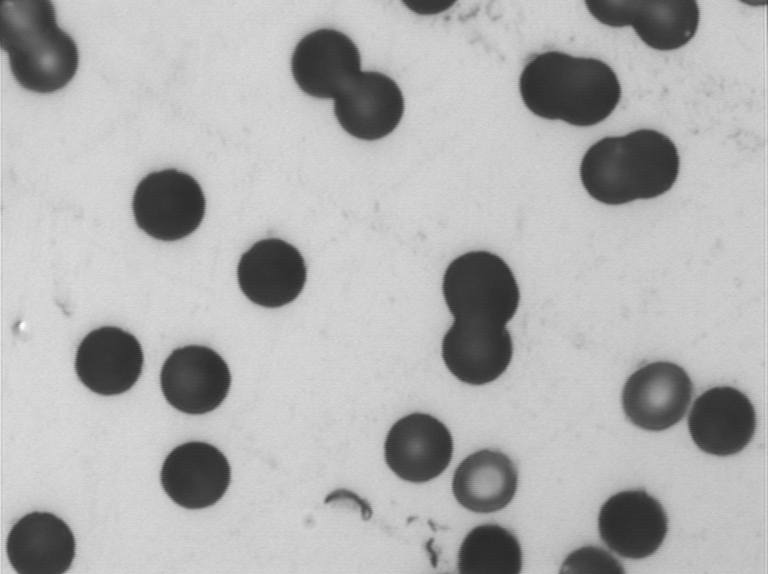
#> input picture pytracks/data/dap01.bmp, 768 x 574 px
$ python -i tools.py   (imports and definitions only)   (older library calls are emulated)
#> lines starting #> are read from the running program, lines starting #| are printed output that depends on the picture
#> further down, picture is the input picture: shape (574, 768); min 41, max 255, mean 175.8
"""
 PYTRACKS/TOOLS.PY

Copyright (C) Alexandre Fioravante de Siqueira, 2016

This file is part of pytracks.

pytracks is free software: you can redistribute it and/or
modify it under the terms of the GNU General Public License as published
by the Free Software Foundation, either version 3 of the License, or (at
your option) any later version.

This program is distributed in the hope that it will be useful,
but WITHOUT ANY WARRANTY; without even the implied warranty of
MERCHANTABILITY or FITNESS FOR A PARTICULAR PURPOSE.  See the
GNU General Public License for more details.

You should have received a copy of the GNU General Public License
along with this program.  If not, see <http://www.gnu.org/licenses/>.
"""

from sys import platform

from itertools import product
from math import atan2
from matplotlib import cm
from mpl_toolkits.mplot3d import Axes3D
from PIL import Image, ImageDraw, ImageFont
from scipy.ndimage.filters import gaussian_laplace
from skimage import img_as_ubyte, measure
from skimage.color import gray2rgb
from skimage.draw import circle, ellipse, ellipse_perimeter
from skimage.feature import canny
from skimage.io import imread
from skimage.measure import CircleModel, EllipseModel, find_contours, \
                            label, regionprops
from skimage.segmentation import clear_border

import numpy as np
import matplotlib.pyplot as plt


# [120 lines left out: functions acquire_dataset, angles_in_route, angles_between_points, clear_rd_border, not called in this run]


def edge_coordinates(image, alg='log', sigma=0.5):
    """Separates the edges of each area in the input image,
    returning the corresponding coordinates.

    Parameters
    ----------
    image : array
        Grayscale input image.
    alg : string, optional (default : 'log')
        Algorithm used to extract edges. Accepts the values 'log', for
        Laplacian of Gaussian, and 'canny', for Canny. Default is 'log'.
    sigma : float, optional (default : 0.5)
        Sigma value used on the algorithm.

    Returns
    -------
    regions : array
        Array containing the regions separated by labeled region.
    edges : list
        List containing the coordinates to the edge points, separated
        according to their region.
    """
#> called with alg = 'log', sigma = 0.5

    img_label, num_regions = measure.label(image, return_num=True)
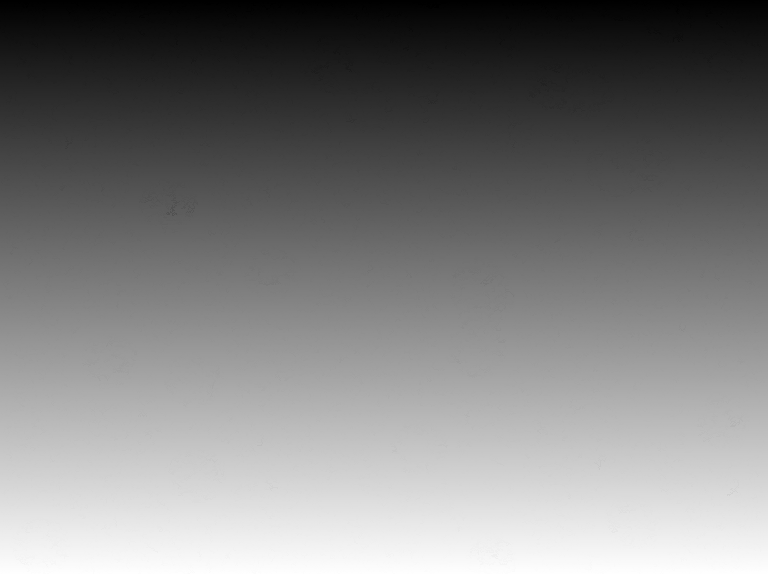
#> img_label: shape (574, 768) int64; min 1, max 230665, mean 114309.4; drawn with min black and max white
#> num_regions = 230665

    alg2edge = {
        'log': gaussian_laplace(image, sigma),
        'canny': canny(image, sigma)
    }
    edges = alg2edge.get(alg, gaussian_laplace(image, sigma))
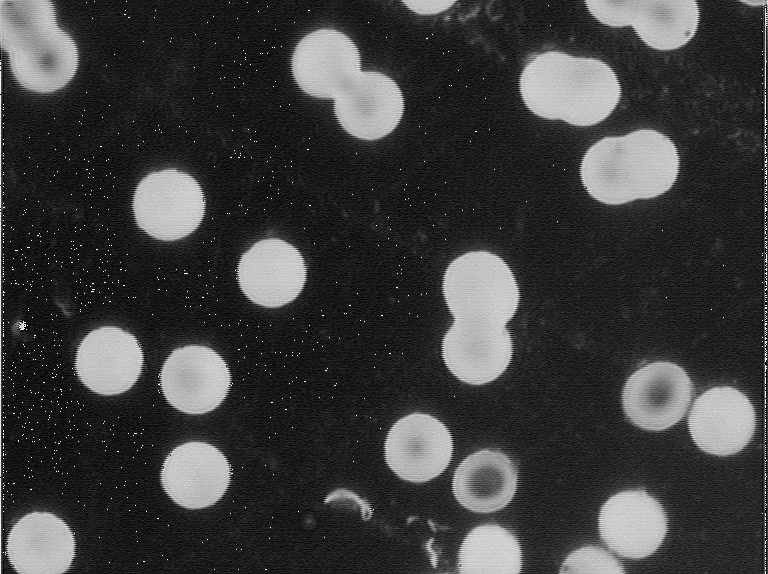
#> edges: shape (574, 768); min 0, max 255, mean 61

    edges = [list() for _ in range(num_regions)]
    rows, cols = img_label.shape
#> rows = 574; cols = 768
#> (the run stopped early here; a loop or call above may not have finished)
